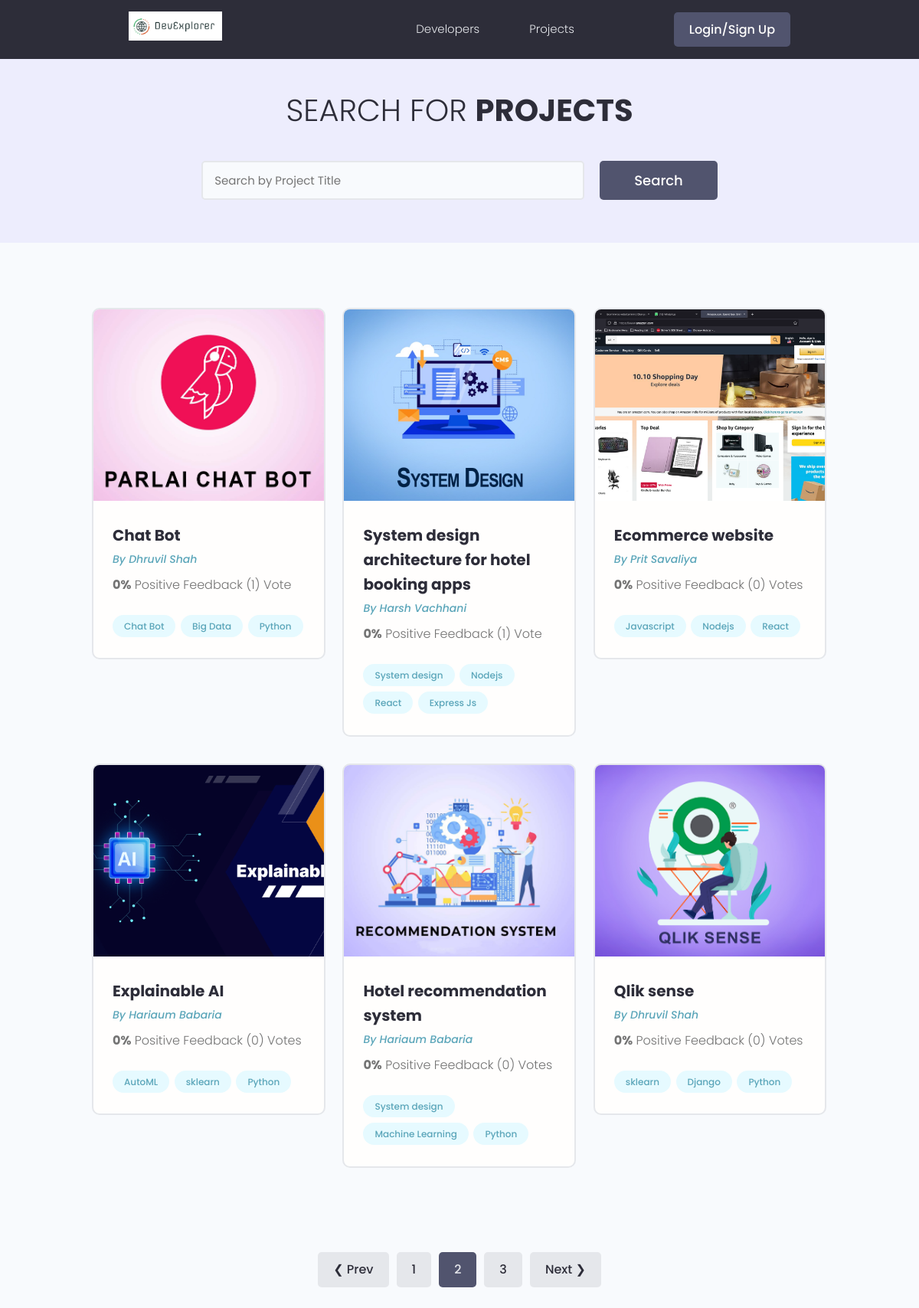
Screenshot of /projects/?page=2 with the database file from the repository.
### projects/models.py (models this page shows, shortened)
class Project(models.Model):
    owner = models.ForeignKey(
        Profile, null=True, blank=True, on_delete=models.SET_NULL)
    title = models.CharField(max_length=200)
    description = models.TextField(null=True, blank=True)
    featured_image = models.ImageField(
        null=True, blank=True, default='default.jpg')
    demo_link = models.CharField(max_length=2000, null=True, blank=True)
    source_link = models.CharField(max_length=2000, null=True, blank=True)
    tags = models.ManyToManyField('Tag', blank=True)
    vote_total = models.IntegerField(default=0, null=True, blank=True)
    vote_ratio = models.IntegerField(default=0, null=True, blank=True)
    created = models.DateTimeField(auto_now_add=True)
    id = models.UUIDField(default=uuid.uuid4, unique=True,
                          primary_key=True, editable=False)
    class Meta:
        ordering = ['-vote_ratio', '-vote_total', 'title']

class Tag(models.Model):
    name = models.CharField(max_length=200)
    created = models.DateTimeField(auto_now_add=True)
    id = models.UUIDField(default=uuid.uuid4, unique=True,
                          primary_key=True, editable=False)
    def __str__(self):
        return self.name

### users/models.py (models this page shows, shortened)
class Profile(models.Model):
    user = models.OneToOneField(
        User, on_delete=models.CASCADE, null=True, blank=True)
    name = models.CharField(max_length=200, blank=True, null=True)
    email = models.EmailField(max_length=500, blank=True, null=True)
    username = models.CharField(max_length=200, blank=True, null=True)
    location = models.CharField(max_length=200, blank=True, null=True)
    short_intro = models.CharField(max_length=200, blank=True, null=True)
    bio = models.TextField(blank=True, null=True)
    profile_image = models.ImageField(
        blank=True, null=True, upload_to='profiles/', default='profiles/user-default.png')
    social_github = models.CharField(max_length=200, blank=True, null=True)
    social_twitter = models.CharField(max_length=200, blank=True, null=True)
    social_linkedin = models.CharField(max_length=200, blank=True, null=True)
    social_youtube = models.CharField(max_length=200, blank=True, null=True)
    social_website = models.CharField(max_length=200, blank=True, null=True)
    created = models.DateTimeField(auto_now_add=True)
    id = models.UUIDField(default=uuid.uuid4, unique=True,
                          primary_key=True, editable=False)
    class Meta:
        ordering=['created']

### projects/views.py (the view)
# urls.py: path('projects/', include('projects.urls')),
def projects(request):
    projects, search_query = searchProjects(request)
    custom_range, projects = paginateProjects(request, projects, 6)
    context = {'projects': projects, 'search_query': search_query,
               'custom_range': custom_range}
    return render(request, 'projects/projects.html', context)

### projects/utils.py (called while the page is built)
def searchProjects(request):
    search_query=''
    if request.GET.get('search_query'):
        search_query=request.GET.get('search_query')
    tags = Tag.objects.filter(name__icontains=search_query)
    projects = Project.objects.distinct().filter(
        Q(title__icontains=search_query) |
        Q(description__icontains=search_query) |
        Q(owner__name__icontains=search_query) |
        Q(tags__in=tags)
    )
    return projects, search_query

def paginateProjects(request, projects, results):
    paginator=Paginator(projects, results)
    page=request.GET.get('page')
    try:
        projects=paginator.page(page)
    except PageNotAnInteger:
        page=1
        projects=paginator.page(page)
    except EmptyPage:
        page=paginator.num_pages
        projects=paginator.page(page)
    leftIndex = int(page)-1
    if leftIndex < 1:
        leftIndex=1
    rightIndex=int(page)+2
    if rightIndex > paginator.num_pages+1:
        rightIndex=paginator.num_pages+1
    custom_range=range(leftIndex, rightIndex)
    return custom_range, projects

### projects/templates/projects/projects.html (shortened to what this page needs)
{% extends 'main.html' %}
{% block content %}
<main class="projects">
  <section class="hero-section text-center">
    <div class="container container--narrow">
      <div class="hero-section__box">
        <h2>Search for <span>Projects</span></h2>
      </div>
      <div class="hero-section__search">
        <form id="searchForm" class="form" action="{% url 'projects' %}" method="get">
          <div class="form__field">
            <input
              class="input input--text"
              id="formInput#search"
              type="text"
              name="search_query"
              value="{{ search_query }}"
              placeholder="Search by Project Title"
            />
          </div>
          <input class="btn btn--sub btn--lg" type="submit" value="Search" />
        </form>
      </div>
    </div>
  </section>
  <section class="projectsList">
    <div class="container">
      <div class="grid grid--three">
        {% for project in projects %}
        <div class="column">
          <div class="card project">
            <a href="{% url 'project' project.id %}" class="project">
              <img
                class="project__thumbnail"
                src="{{project.featured_image.url}}"
                alt="project thumbnail"
              />
              <div class="card__body">
                <h3 class="project__title">{{project.title}}</h3>
                <p>
                  <a
                    class="project__author"
                    href="{% url 'user-profile' project.owner.id %}"
                    >By {{project.owner.name}}</a
                  >
                </p>
                <p class="project--rating">
                  <span style="font-weight: bold">{{project.vote_ratio}}%</span>
                  Positive Feedback ({{project.vote_total}})
                  Vote{{project.vote_total|pluralize:"s"}}
                </p>
                <div class="project__tags">
                  {% for tag in project.tags.all %}
                  <span class="tag tag--pill tag--main">
                    <small>{{tag}}</small>
                  </span>
                  {% endfor %}
                </div>
              </div>
            </a>
          </div>
        </div>
        {%endfor%}
      </div>
    </div>
  </section>
  {% include 'pagination.html' with queryset=projects custom_range=custom_range %}
</main>
{% endblock content %}

### static/styles/app.css (style rules this page uses)
:root { --color-sub: #2d2d39; }
.btn--sub { background-color: var(--color-sub-light); }
.card { border: 2px solid var(--color-light); }
img { width: 100%; }
.hero-section { height: 40vh; display: flex; align-items: center; background-color: var(--color-sub); }
.hero-section__box { margin-bottom: 4rem; }
.hero-section__box > h2, .hero-section__box > h2 > span { font-size: 4rem; color: var(--color-light); line-height: 1.3; text-transform: uppercase; }
.hero-section__box > h2 { font-weight: 300; }
.hero-section__box > h2 > span { font-weight: 700; }
.hero-section__search > .form { display: flex; align-items: center; justify-content: center; gap: 2rem; }
.hero-section__search > .form input.input--text { width: 50rem; }
.project__author { font-size: 1.4rem; font-style: italic; }
.project--rating { margin-bottom: 1.6em; margin-top: .5em; }
.projects > .hero-section { background: var(--color-sub-lighter); height: 30vh; }
.projects .hero-section__box { margin-bottom: 2.5rem; }
.projects .hero-section__box > h2 { color: var(--color-sub); }
.projects .hero-section__box > h2 > span { font-weight: 700; color: var(--color-sub); }
.projectsList { margin-top: 8rem; }
.project__thumbnail { height: 25rem; object-fit: cover; object-position: top center; }
.project__title { font-size: 2rem; font-weight: 700; color: var(--color-sub); }

### static/uikit/styles/modules/_variables.css (style rules this page uses)
:root { --color-main: #5aa5b9; --color-main-light: #e6faff; --color-sub: #3f4156; --color-sub-light: #51546e; --color-sub-lighter: #ededfd; --color-text: #737373; --color-gray: #8b8b8b; --color-light: #e5e7eb; --color-light-gray: #767676; --color-bg: #f8fafd; --color-white: #fffefd; --color-white-light: #f3f3f3; --color-success: #359e64; --color-success-bg: #def8e8; --color-error: #fc4b0b; --color-error-bg: #fff2ee; --font-base: 'Poppins', arial, helvetica, 'Segoe UI', roboto, ubuntu, sans-serif; --font-monospace: 'Fira Code', 'Courier New', courier, monospace; --font-regular: 300; --font-medium: 500; --font-bold: 700; --generic-shadow: 1px 1px 5px #00000010; --generic-transition: all 0.3s ease-in-out; }

### static/uikit/styles/modules/_base.css (style rules this page uses)
* { margin: 0; padding: 0; box-sizing: border-box; text-rendering: optimizeLegibility; color: inherit; font-size: inherit; }
html { font-size: 50%; }
@media only screen and (min-width: 480px) { html { font-size: 56.25%; } }
@media only screen and (min-width: 1200px) { html { font-size: 62.5%; } }
body { line-height: 1.6; font-weight: 400; font-size: 1.5rem; color: var(--color-text); background-color: var(--color-bg); min-height: 100vh; }

### static/uikit/styles/modules/_typography.css (style rules this page uses)
* { font-family: var(--font-base); }
h2 { font-size: 3.6rem; font-weight: var(--font-bold); }
h3 { font-size: 3.2rem; font-weight: var(--font-medium); }
p, span, strong { font-size: 1.6rem; color: var(--color-text); font-weight: var(--font-regular); }
a { padding-bottom: 2px; text-decoration: none; display: inline-block; color: var(--color-main); font-weight: var(--font-medium); }

### static/uikit/styles/modules/_utilities.css (style rules this page uses)
.container { width: 92%; max-width: 165rem; margin: 0 auto; box-sizing: border-box; }
.container--narrow { width: 92%; max-width: 120rem; }
@media screen and (min-width: 1000px) { .container { width: 90%; } }
@media screen and (min-width: 1000px) { .container--narrow { width: 85%; } }
@media screen and (min-width: 1200px) { .container { width: 80%; } }
@media screen and (min-width: 1200px) { .container--narrow { width: 72%; } }
.text-center { text-align: center; }

### static/uikit/styles/modules/_button.css (style rules this page uses)
.btn { display: inline-block; position: relative; cursor: pointer; background-color: var(--color-light); font-weight: var(--font-medium); color: var(--color-sub); text-decoration: none; padding: 1rem 2rem; border-radius: 0.5rem; border: none; width: -webkit-fit-content; width: -moz-fit-content; width: fit-content; height: -webkit-fit-content; height: -moz-fit-content; height: fit-content; font-size: 1.6rem; outline-width: 0; outline-color: transparent; -webkit-backface-visibility: hidden; backface-visibility: hidden; transition: all 0.3s ease-in-out; }
.btn--sub { background-color: var(--color-sub); color: var(--color-white); }
.btn--lg { font-size: 1.8rem; padding: 1.2rem 4.5rem; }

### static/uikit/styles/modules/_card.css (style rules this page uses)
.card { border-radius: 1rem; background-color: var(--color-white); border: 1.5px solid var(--color-light); width: auto; height: auto; margin-top: 0.5rem; margin-bottom: 0.5rem; overflow: hidden; }
.card__body, .card__header { padding: 2rem 2.5rem; }

### rows the page displays
Project: featured_image (picture), title "Chat Bot", owner.name "Dhruvil Shah", vote_ratio "0", vote_total "1"
Tag: name "Chat Bot"
Tag: name "Big Data"
Tag: name "Python"
Project: featured_image (picture), title "System design architecture for hotel booking apps", owner.name "Harsh Vachhani", vote_ratio "0", vote_total "1"
Tag: name "System design"
Tag: name "Nodejs"
Tag: name "React"
Tag: name "Express Js"
Project: featured_image (picture), title "Ecommerce website", owner.name "Prit Savaliya", vote_ratio "0", vote_total "0"
Tag: name "Javascript"
Project: featured_image (picture), title "Explainable AI", owner.name "Hariaum Babaria", vote_ratio "0", vote_total "0"
Tag: name "AutoML"
Tag: name "sklearn"
Project: featured_image (picture), title "Hotel recommendation system", owner.name "Hariaum Babaria", vote_ratio "0", vote_total "0"
Tag: name "Machine Learning"
Project: featured_image (picture), title "Qlik sense", owner.name "Dhruvil Shah", vote_ratio "0", vote_total "0"
Tag: name "Django"

### other values shown
{{ page }} "1" "3"
{{ page }} "2"
